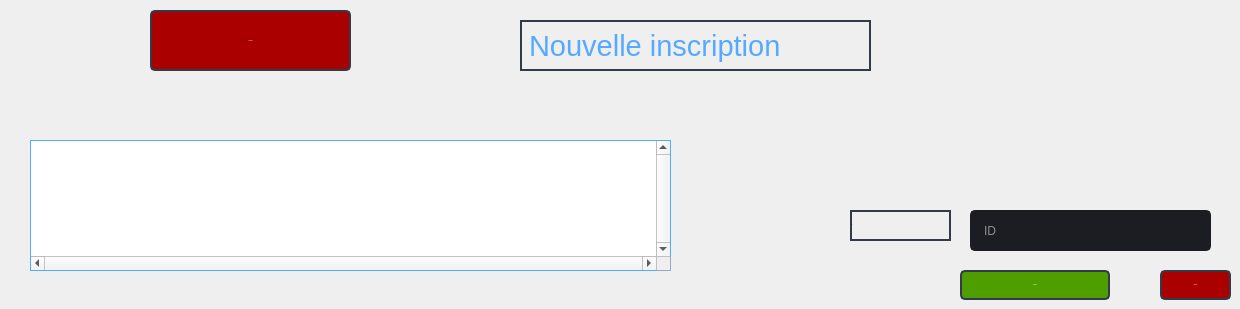
               <widget class="QWidget" name="confirmation">
                <attribute name="title">
                 <string>Confirmation</string>
                </attribute>
                <widget class="QLabel" name="label_72">
                 <property name="geometry">
                  <rect>
                   <x>850</x>
                   <y>210</y>
                   <width>101</width>
                   <height>31</height>
                  </rect>
                 </property>
                 <property name="font">
                  <font>
                   <pointsize>-1</pointsize>
                  </font>
                 </property>
                 <property name="focusPolicy">
                  <enum>Qt::StrongFocus</enum>
                 </property>
                 <property name="styleSheet">
                  <string notr="true">color : rgb(85, 170, 255);

border:2px solid  rgb(52, 59, 72);
</string>
                 </property>
                 <property name="text">
                  <string>ID </string>
                 </property>
                </widget>
                <widget class="QTableView" name="tableView_12">
                 <property name="geometry">
                  <rect>
                   <x>30</x>
                   <y>140</y>
                   <width>641</width>
                   <height>131</height>
                  </rect>
                 </property>
                 <property name="styleSheet">
                  <string notr="true">QHeaderView::section {
	
	font: 87 10pt &quot;Cinzel Black&quot;;
    background-color: rgb(39, 44, 54);
    border-style: none;
    border-bottom: 1px solid rgb(85, 170, 255);
    border-right:  1px solid rgb(85, 170, 255);
}

QHeaderView::section:vertical
{
    border-left: 1px solid  rgb(85, 170, 255);
}
QTableView {
	
	color: rgb(255, 255, 255);
	border-style: solid;
	border-top: 1px solid  rgb(85, 170, 255);
	 border-left: 1px solid  rgb(85, 170, 255);
 border-bottom: 1px solid rgb(85, 170, 255);
 border-right:  1px solid rgb(85, 170, 255);
}
QTableView::item {
     border-bottom: 1px solid rgb(85, 170, 255);
    border-right:  1px solid rgb(85, 170, 255);
    background-color : none;
}
QTableView::indicator:unchecked {
    background-color: #d7d6d5
}</string>
                 </property>
                 <property name="verticalScrollBarPolicy">
                  <enum>Qt::ScrollBarAlwaysOn</enum>
                 </property>
                 <property name="horizontalScrollBarPolicy">
                  <enum>Qt::ScrollBarAlwaysOn</enum>
                 </property>
                 <attribute name="verticalHeaderVisible">
                  <bool>false</bool>
                 </attribute>
                </widget>
                <widget class="QLabel" name="label_18">
                 <property name="geometry">
                  <rect>
                   <x>520</x>
                   <y>20</y>
                   <width>351</width>
                   <height>51</height>
                  </rect>
                 </property>
                 <property name="font">
                  <font>
                   <family>MS Shell Dlg 2</family>
                   <pointsize>22</pointsize>
                   <weight>50</weight>
                   <italic>false</italic>
                   <bold>false</bold>
                  </font>
                 </property>
                 <property name="styleSheet">
                  <string notr="true">color : rgb(85, 170, 255);
font: 22pt &quot;MS Shell Dlg 2&quot;;

border:2px solid  rgb(52, 59, 72);
</string>
                 </property>
                 <property name="text">
                  <string>Nouvelle inscription</string>
                 </property>
                </widget>
                <widget class="QPushButton" name="pushButton_31">
                 <property name="geometry">
                  <rect>
                   <x>1160</x>
                   <y>270</y>
                   <width>71</width>
                   <height>30</height>
                  </rect>
                 </property>
                 <property name="minimumSize">
                  <size>
                   <width>0</width>
                   <height>0</height>
                  </size>
                 </property>
                 <property name="font">
                  <font>
                   <family>Segoe UI</family>
                   <pointsize>-1</pointsize>
                  </font>
                 </property>
                 <property name="styleSheet">
                  <string notr="true">QPushButton {
	color: rgb(255, 255, 255);
	border: 2px solid rgb(52, 59, 72);
	border-radius: 5px;	
	
	background-color: rgb(170, 0, 0);

}
QPushButton:hover {
	background-color: rgb(57, 65, 80);
	border: 2px solid rgb(61, 70, 86);
}
QPushButton:pressed {	
	background-color: rgb(35, 40, 49);
	border: 2px solid rgb(43, 50, 61);
}</string>
                 </property>
                 <property name="text">
                  <string>Refuser</string>
                 </property>
                 <property name="icon">
                  <iconset>
                   <normaloff>:/16x16/icons/16x16/cil-folder-open.png</normaloff>:/16x16/icons/16x16/cil-folder-open.png</iconset>
                 </property>
                </widget>
                <widget class="QPushButton" name="pushButton_13">
                 <property name="geometry">
                  <rect>
                   <x>960</x>
                   <y>270</y>
                   <width>150</width>
                   <height>30</height>
                  </rect>
                 </property>
                 <property name="minimumSize">
                  <size>
                   <width>150</width>
                   <height>30</height>
                  </size>
                 </property>
                 <property name="font">
                  <font>
                   <family>Segoe UI</family>
                   <pointsize>-1</pointsize>
                  </font>
                 </property>
                 <property name="styleSheet">
                  <string notr="true">QPushButton {
	color: rgb(255, 255, 255);
	border: 2px solid rgb(52, 59, 72);
	border-radius: 5px;	
	
	background-color:rgb(79, 158, 0);

}
QPushButton:hover {
	background-color: rgb(57, 65, 80);
	border: 2px solid rgb(61, 70, 86);
}
QPushButton:pressed {	
	background-color: rgb(35, 40, 49);
	border: 2px solid rgb(43, 50, 61);
}</string>
                 </property>
                 <property name="text">
                  <string>Confirmer</string>
                 </property>
                 <property name="icon">
                  <iconset>
                   <normaloff>:/16x16/icons/16x16/cil-folder-open.png</normaloff>:/16x16/icons/16x16/cil-folder-open.png</iconset>
                 </property>
                </widget>
                <widget class="QLineEdit" name="lineEdit_33">
                 <property name="geometry">
                  <rect>
                   <x>970</x>
                   <y>210</y>
                   <width>241</width>
                   <height>41</height>
                  </rect>
                 </property>
                 <property name="minimumSize">
                  <size>
                   <width>0</width>
                   <height>30</height>
                  </size>
                 </property>
                 <property name="styleSheet">
                  <string notr="true">QLineEdit {
color : rgb(255, 255, 255);
	background-color: rgb(27, 29, 35);
	border-radius: 5px;
	border: 2px solid rgb(27, 29, 35);
	padding-left: 10px;
}
QLineEdit:hover {
	border: 2px solid rgb(64, 71, 88);
}
QLineEdit:focus {
	border: 2px solid rgb(91, 101, 124);
}</string>
                 </property>
                 <property name="text">
                  <string/>
                 </property>
                 <property name="placeholderText">
                  <string>ID</string>
                 </property>
                </widget>
                <widget class="QPushButton" name="pushButton_36">
                 <property name="geometry">
                  <rect>
                   <x>150</x>
                   <y>10</y>
                   <width>201</width>
                   <height>61</height>
                  </rect>
                 </property>
                 <property name="minimumSize">
                  <size>
                   <width>0</width>
                   <height>0</height>
                  </size>
                 </property>
                 <property name="font">
                  <font>
                   <family>Segoe UI</family>
                   <pointsize>-1</pointsize>
                  </font>
                 </property>
                 <property name="styleSheet">
                  <string notr="true">QPushButton {
	color: rgb(255, 255, 255);
	border: 2px solid rgb(52, 59, 72);
	border-radius: 5px;	
	
	background-color: rgb(170, 0, 0);

}
QPushButton:hover {
	background-color: rgb(57, 65, 80);
	border: 2px solid rgb(61, 70, 86);
}
QPushButton:pressed {	
	background-color: rgb(35, 40, 49);
	border: 2px solid rgb(43, 50, 61);
}</string>
                 </property>
                 <property name="text">
                  <string>Actualiser</string>
                 </property>
                 <property name="icon">
                  <iconset>
                   <normaloff>:/16x16/icons/16x16/cil-folder-open.png</normaloff>:/16x16/icons/16x16/cil-folder-open.png</iconset>
                 </property>
                </widget>
               </widget>
